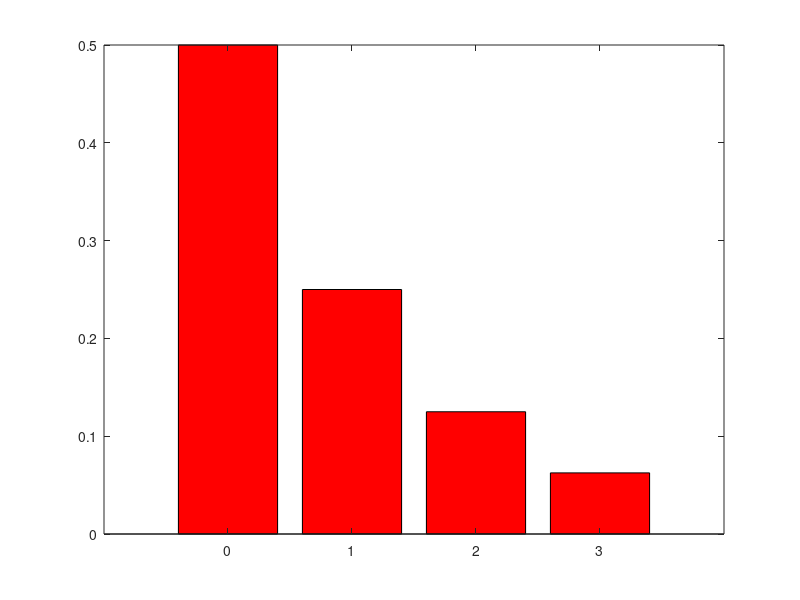
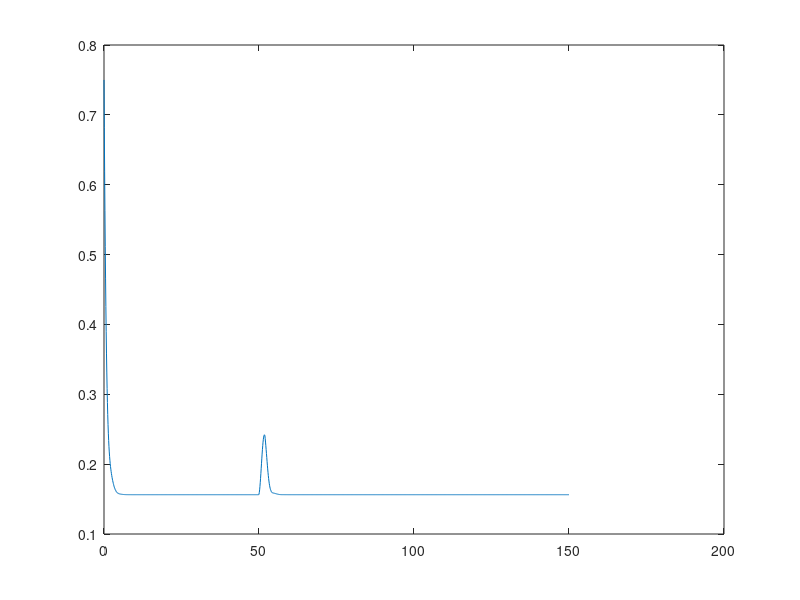

Reproduce these figures in MATLAB, in order.
clc;
clearvars;
close all


d = 4; %dimension of the annihilation and creation operator
J = 1;
W = rand(1,2);
gamma = 1;
P = 0.2;
swtich_H_I = 1;

dt = 0.1;
T = 0:dt:150;

a = diag(sqrt(1:d-1),1); %annihilation operator
I_a = eye(d);
I_b = eye(2);
sig_z = [1,0;0,-1];
sig_m = [0,0;1,0];
sig_p = [0,1;0,0];
gs = [0;1]; %Ground state
es = [1;0]; %Excited state


b1 = kron(sig_m, kron(I_b, I_a));
b2 = kron(I_b, kron(sig_m, I_a));
A = kron(I_b, kron(I_b,a));
% a2 = kron(I_b, a);

H_R = J*(b1'*b2 + b2'*b1);
H_I = W(1)*(A'*b1 + b1'*A) + W(2)*(A'*b2 + b2'*A );



psi = kron(es,gs); %reservoir 1 : excited, reservoir 2 : ground
% psi = [0;0;0;0.1];
Rho_b = psi*psi';

%Thermal state
nth = 1;
Rho_th = 0;

for i=0:d-1
    Rho_th = Rho_th+(nth^i/(1+nth)^(i+1))*I_a(:,i+1)*I_a(:,i+1)';
    % Rho_th = Rho_th + (nth/(1+nth))^i * I_a(:,i+1)*I_a(:,i+1)';
end

for i=0:d-1
    Pn_th(i+1) = I_a(:,i+1)'*Rho_th*I_a(:,i+1);
end

figure()
bar(0:d-1, Pn_th, 'r')

rho = kron(Rho_th, Rho_b);
trace(rho*b1'*b1)
%%
tau = 20;
for t=1:length(T)
    % Pe(t) = kron(es, If(:,1))'*rho*kron(es, If(:,1));
    % correlation(t) = trace(rho*A'*A'*A*A)/trace(rho*A'*A)^2;
    n1(t) = trace(rho*b1'*b1);
    n2(t) = trace(rho*b2'*b2);

    H = H_R + swtich_H_I * H_I.*(t>=500).*(t<500+tau);
    K1 = -1i*(H*rho - rho*H) + gamma/2*(2*b1*rho*b1' - rho*b1'*b1 - b1'*b1*rho) ...
                             + gamma/2*(2*b2*rho*b2' - rho*b2'*b2 - b2'*b2*rho) ...
                             + P/2*(2*b1'*rho*b1 - rho*b1*b1' - b1*b1'*rho)...
                             + P/2*(2*b2'*rho*b2 - rho*b2*b2' - b2*b2'*rho);
    rho1 = rho + 0.5*dt*K1;
    K2 = -1i*(H*rho1 - rho1*H) + gamma/2*(2*b1*rho1*b1' - rho1*b1'*b1 - b1'*b1*rho1) ...
                               + gamma/2*(2*b2*rho1*b2' - rho1*b2'*b2 - b2'*b2*rho1) ...
                               + P/2*(2*b1'*rho1*b1 - rho1*b1*b1' - b1*b1'*rho1) ...
                               + P/2*(2*b2'*rho1*b2 - rho1*b2*b2' - b2*b2'*rho1);
    rho2 = rho + 0.5*dt*K2;
    K3 = -1i*(H*rho2 - rho2*H)+ gamma/2*(2*b1*rho2*b1' - rho2*b1'*b1 - b1'*b1*rho2) ...
                              + gamma/2*(2*b2*rho2*b2' - rho2*b2'*b2 - b2'*b2*rho2) ...
                              + P/2*(2*b1'*rho2*b1 - rho2*b1*b1' - b1*b1'*rho2) ...
                              + P/2*(2*b2'*rho2*b2 - rho2*b2*b2' - b2*b2'*rho2);
    rho3 = rho + dt*K3;
    K4 = -1i*(H*rho3 - rho3*H) + gamma/2*(2*b1*rho3*b1' - rho3*b1'*b1 - b1'*b1*rho3) ...
                               + gamma/2*(2*b2*rho3*b2' - rho3*b2'*b2 - b2'*b2*rho3) ...
                               + P/2*(2*b1'*rho3*b1 - rho3*b1*b1' - b1*b1'*rho3) ...
                               + P/2*(2*b2'*rho3*b2 - rho3*b2*b2' - b2*b2'*rho3);

    rho = rho + 1/6*dt*(K1+2*K2+2*K3+K4);
end


figure()
plot(T,abs(n1))
hold on
% plot(T,real(n2))
